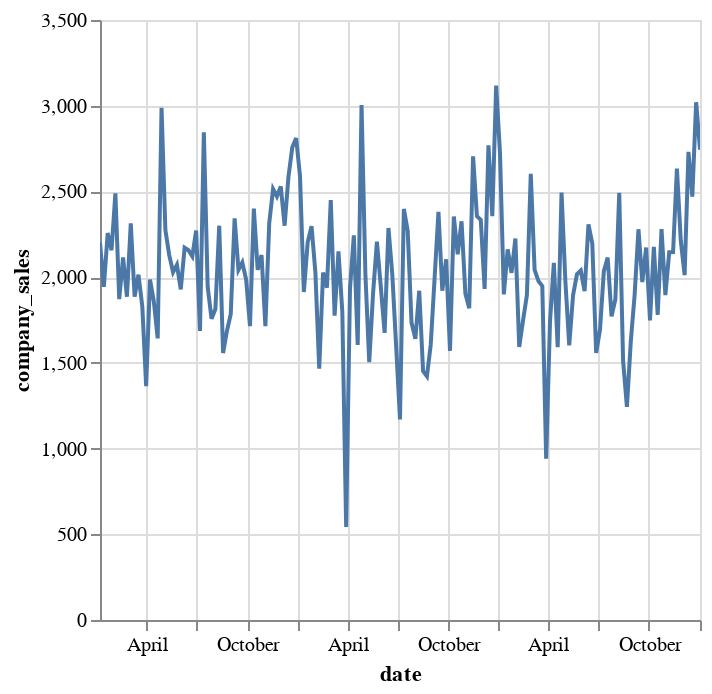

Write notebook code for a chart like this one.
### Code cell
weekly = dat.resample('W').mean()
lplot(weekly)

### Figure 1 — Vega-Lite specification as saved in the notebook (floating-point values rounded to 4 significant figures; data arrays with more than 128 entries replaced by an {"elided": "..."} marker saying what was removed)
{"config": {"view": {"continuousWidth": 300, "continuousHeight": 300}}, "data": {"name": "data-7ee8a1816690899ca21522521ace9760"}, "mark": {"type": "line"}, "encoding": {"tooltip": [{"field": "date", "type": "temporal"}, {"field": "company_sales", "type": "quantitative"}, {"field": "company_sales_outlier", "type": "quantitative"}], "x": {"field": "date", "type": "temporal"}, "y": {"field": "company_sales", "type": "quantitative"}}, "params": [{"name": "param_47", "select": {"type": "interval", "encodings": ["x", "y"]}, "bind": "scales"}], "$schema": "https://vega.github.io/schema/vega-lite/v5.8.0.json", "datasets": {"data-7ee8a1816690899ca21522521ace9760": {"elided": "157 records"}}}
